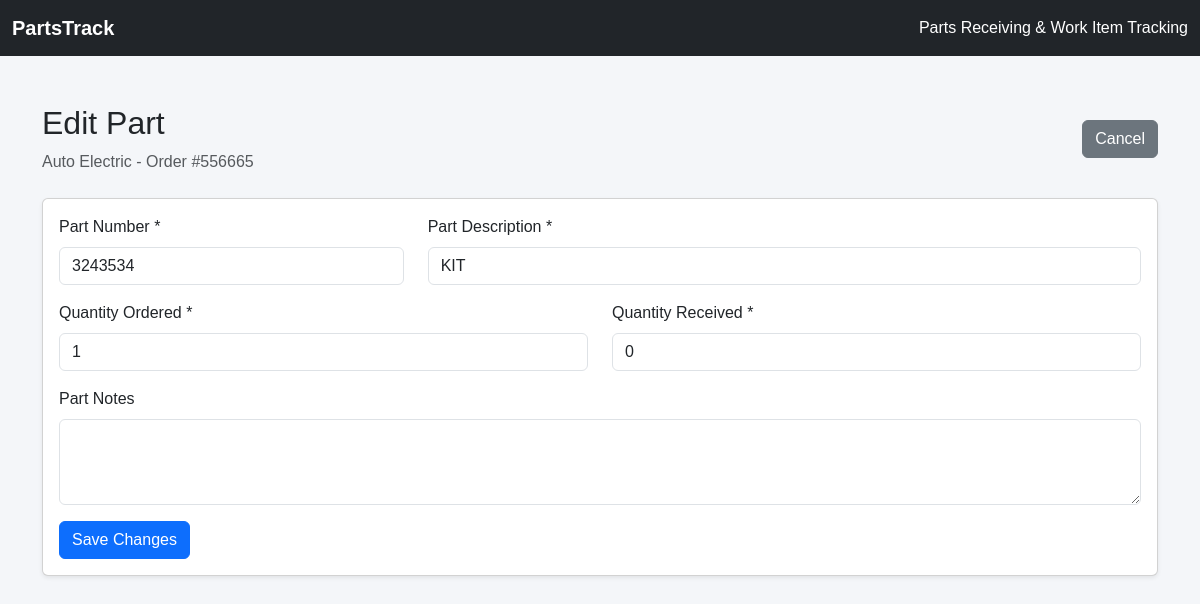
The app's page /part/1/edit, older data.
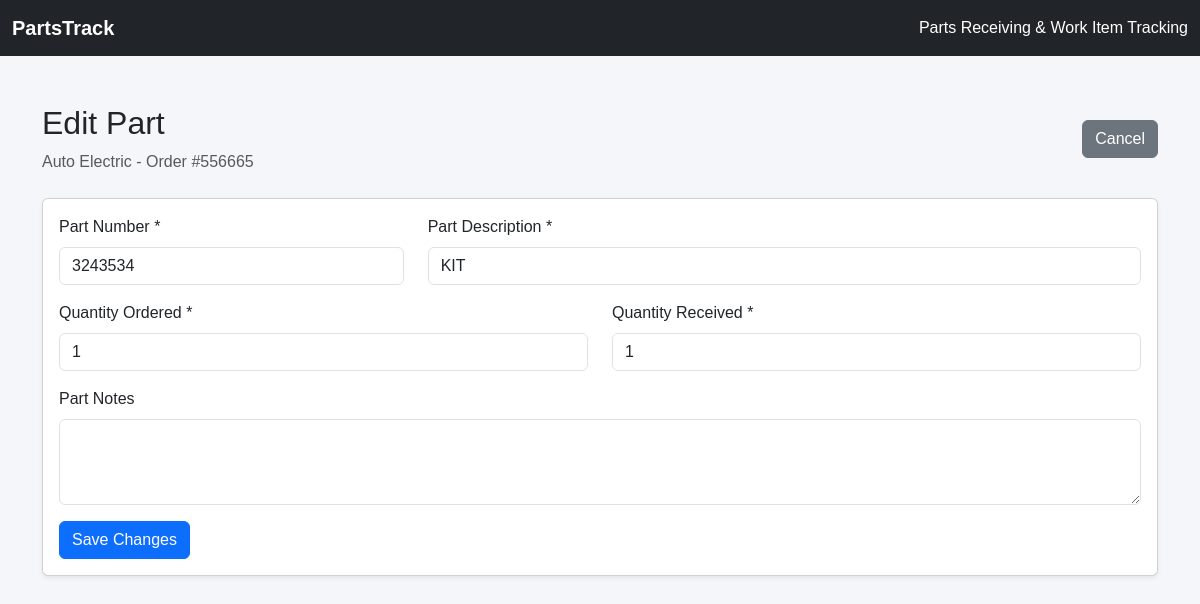
The same page, newer data.
### app/models.py (models this page shows, shortened)
class PartLine(db.Model):
    id = db.Column(db.Integer, primary_key=True)
    parts_order_id = db.Column(
        db.Integer,
        db.ForeignKey("parts_order.id"),
        nullable=False
    )
    part_number = db.Column(
        db.String(100),
        nullable=False
    )
    description = db.Column(
        db.String(250),
        nullable=True
    )
    quantity_ordered = db.Column(
        db.Integer,
        nullable=False,
        default=1
    )
    quantity_received = db.Column(
        db.Integer,
        nullable=False,
        default=0
    )
    notes = db.Column(db.Text, nullable=True)

### app/routes.py (the view, shortened to what this page needs)
@main.route("/part/<int:part_id>/edit", methods=["GET", "POST"])
def edit_part(part_id):
    part = db.get_or_404(PartLine, part_id)
    return render_template("edit_part.html", part=part)

### app/templates/edit_part.html (shortened to what this page needs)
{% extends "base.html" %}
{% block content %}
<div class="container mt-4">
    <div class="d-flex justify-content-between align-items-center mb-4">
        <div>
            <h2>Edit Part</h2>
            <p class="text-muted mb-0">
                {{ part.parts_order.supplier }}
                {% if part.parts_order.order_number %}
                    - Order #{{ part.parts_order.order_number }}
                {% endif %}
            </p>
        </div>
        <a href="{{ url_for(
            'main.work_item_details',
            item_id=part.parts_order.work_item_id
        ) }}"
           class="btn btn-secondary">
            Cancel
        </a>
    </div>
    <div class="card shadow-sm">
        <div class="card-body">
            <form method="POST">
                <div class="row">
                    <div class="col-md-4 mb-3">
                        <label class="form-label">
                            Part Number *
                        </label>
                        <input type="text"
                               name="part_number"
                               class="form-control"
                               value="{{ part.part_number }}"
                               required>
                    </div>
                    <div class="col-md-8 mb-3">
                        <label class="form-label">
                            Part Description *
                        </label>
                        <input type="text"
                               name="description"
                               class="form-control"
                               value="{{ part.description }}"
                               required>
                    </div>
                    <div class="col-md-6 mb-3">
                        <label class="form-label">
                            Quantity Ordered *
                        </label>
                        <input type="number"
                               name="quantity_ordered"
                               class="form-control"
                               min="1"
                               value="{{ part.quantity_ordered }}"
                               required>
                    </div>
                    <div class="col-md-6 mb-3">
                        <label class="form-label">
                            Quantity Received *
                        </label>
                        <input type="number"
                               name="quantity_received"
                               class="form-control"
                               min="0"
                               max="{{ part.quantity_ordered }}"
                               value="{{ part.quantity_received }}"
                               required>
                    </div>
                    <div class="col-12 mb-3">
                        <label class="form-label">
                            Part Notes
                        </label>
                        <textarea name="notes"
                                  class="form-control"
                                  rows="3">{{ part.notes or "" }}</textarea>
                    </div>
                </div>
                <button type="submit"
                        class="btn btn-primary">
                    Save Changes
                </button>
            </form>
        </div>
    </div>
</div>
{% endblock %}

Row changes from the older to the newer data that the page shows:
changed PartLine "KIT": quantity_received "0" → "1"
